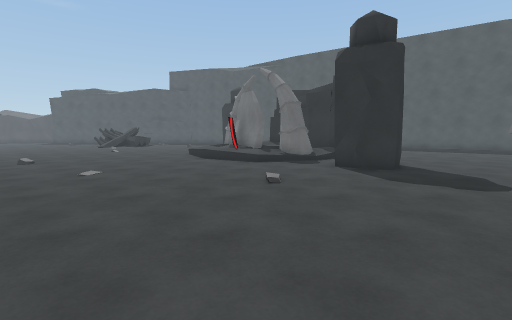
[1] (above)

16 first-person views from a walk through a Unity game level. The camera is 1.3 m above the floor, tilts 6° down and sees 85° across. The floor is counted in squares, 1 m on a side. Each view is taken from the middle of a square. On the plan, view 1 faces up. The plan holds only what a view shows up to about 13 squares ahead; the rest is blank. The place goes on beyond the plan. The player character is not drawn. Some animated figures are left out.

[2]
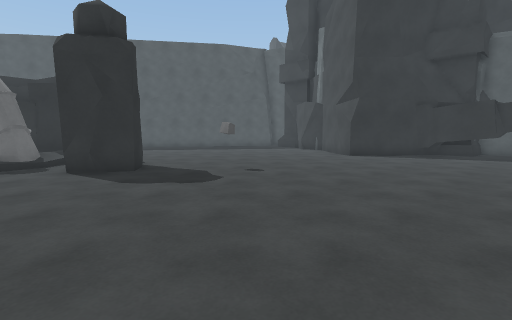

[3]
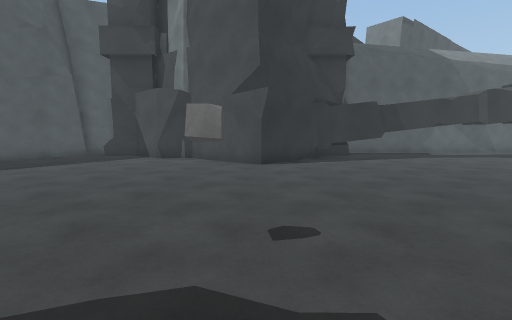

[4]
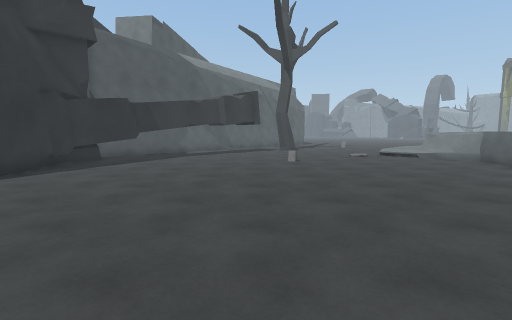

[5]
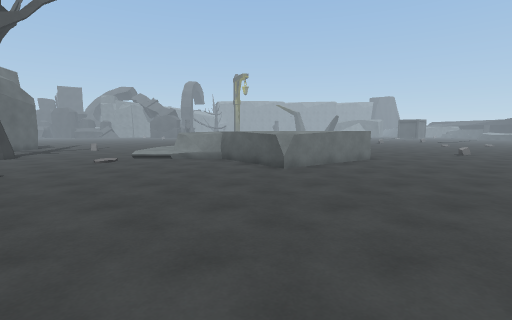

[6]
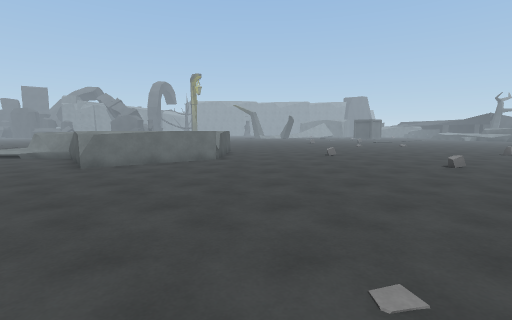

[7]
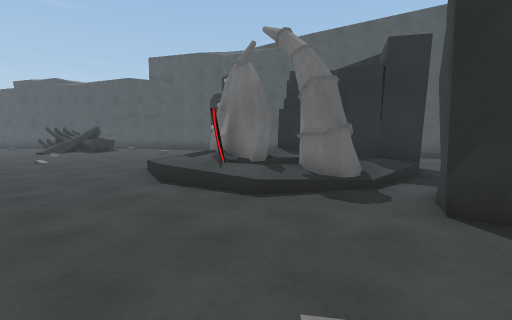

[8]
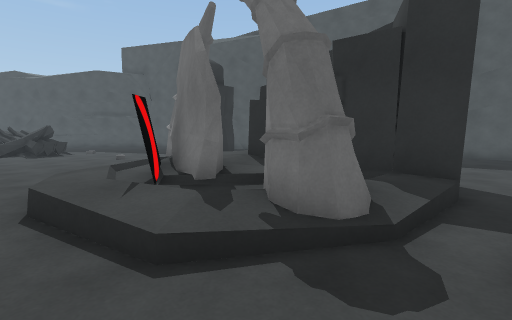

[9]
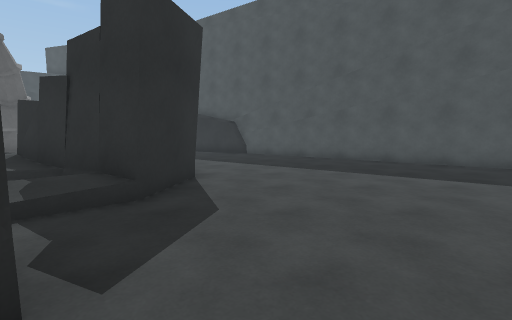

[10]
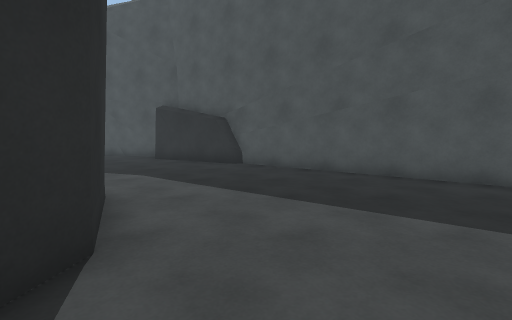

[11]
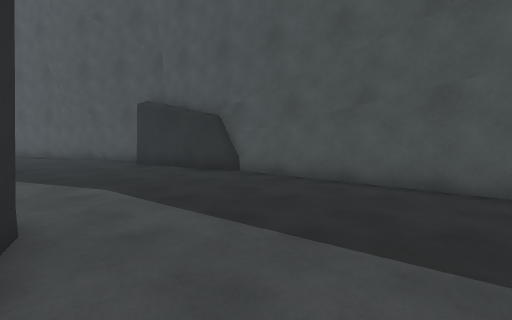

[12]
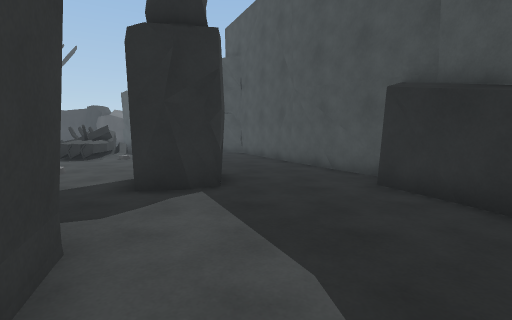

[13]
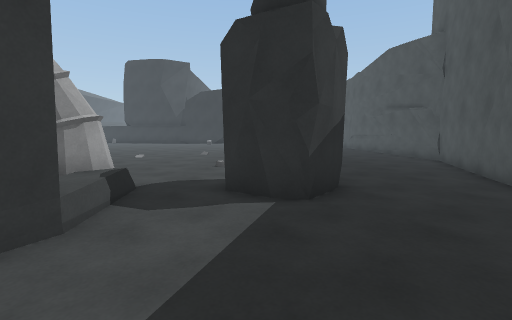

[14]
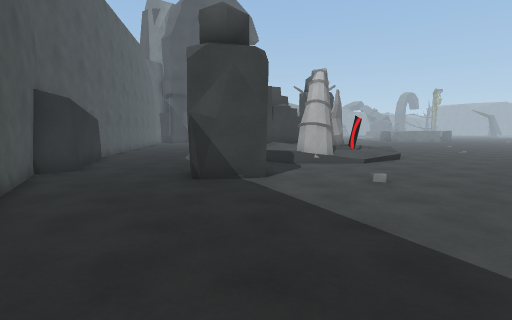

[15]
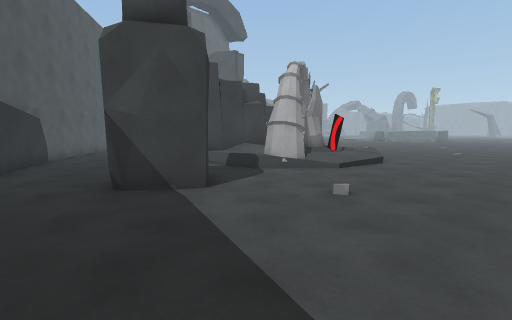

[16]
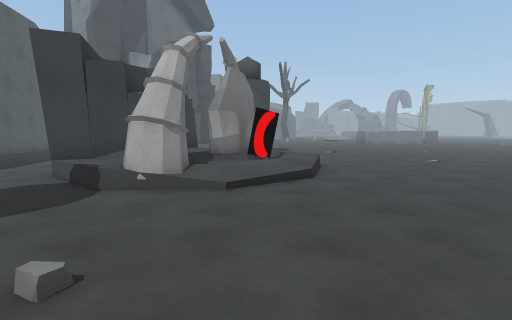

### Floor plan
Key: @ floor where view 1 was taken; # wall or solid block; . main floor; : floor 0.25 m higher than the main floor; + floor 0.5 m higher than the main floor; / step, stairs or slope; = window, fence, low wall or low ledge; ^ raised ledge; O other object.
Columns run from 8 left of view 1 to 17 right of it. Each row starts with its distance up from view 1.
 29 ......####
 28 .........###
 27 ...........##
 26 ............###
 25 ......##......###
 24 ......##........##
 23 ......##.........###
 22 ...................##
 21 ....................##
 20 .......+++##.........###
 19 ......OO+####..........##
 18 ...../OO+## ##..........##
 17 .....//O ##  #...........#
 16 ..../+#O ##  #............
 15 .....+##O ####............
 14 ...../+#OOO O.............
 13 ......+++OOO..............
 12 ......./:/O..............
 11 ...........###...........
 10 ...........###...........#
  9 ........................##
  8 ...............O.......##
  7  ......................##
  6  ......................##
  5    .....................##
  4     .....................#
  3      ....................#
  2     .....................#
  1    ......................#
  0   ......@................#
 -1  ........................
 -2 .........................
 -3 .........................
 -4 ......................  .#
 -5 ......................
 -6 ...........^^..........
 -7 ..........^^ ^..........
 -8 .........^^  ^^..../.....
 -9 ........^     ^==//. ...##

Positions as (right, up) in squares from view 1, and headings:
1: (0, 0), facing up
2: (1, 0), facing up-right
3: (4, 7), facing right
4: (5, 6), facing down-right
5: (5, 4), facing down
6: (-2, 4), facing down
7: (0, 6), facing up
8: (1, 9), facing up
9: (7, 9), facing up
10: (7, 14), facing up
11: (7, 16), facing up
12: (5, 20), facing up-left
13: (5, 23), facing left
14: (-8, 29), facing down-right
15: (-8, 27), facing down-right
16: (-8, 22), facing down-right
